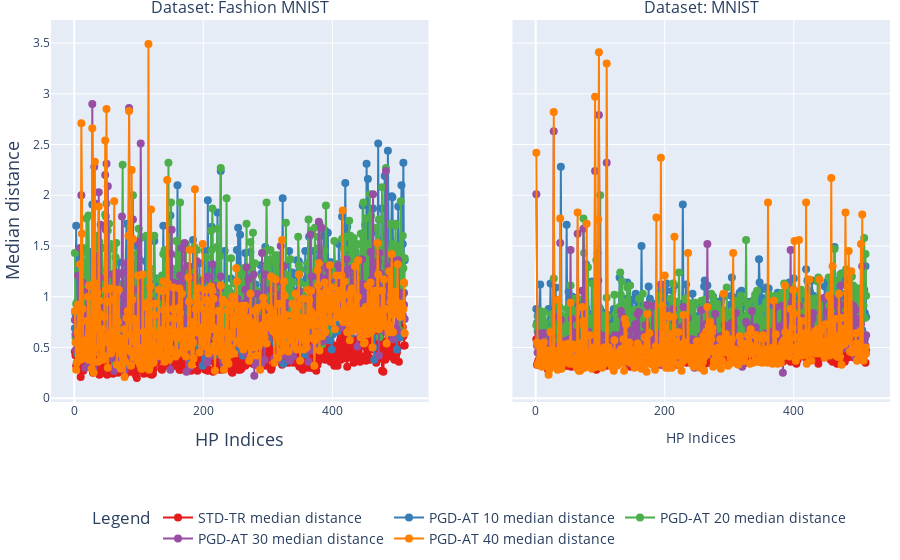

Here is the notebook cell this chart was saved with:
### Code cell
import pandas as pd
import plotly.graph_objects as go
from plotly.subplots import make_subplots
import plotly.express as px

# Step 1: Read the CSV file
file_path = 'tmp/Hyperplane_distances - Inc_robustness_DLGN_FC_128,4.csv'
df = pd.read_csv(file_path)

# Ensure numeric conversion of Y-columns
y_columns = ['STD-TR median distance', 'PGD-AT 10 median distance', 'PGD-AT 20 median distance', 'PGD-AT 30 median distance','PGD-AT 40 median distance']
df[y_columns] = df[y_columns].apply(pd.to_numeric)

# Get unique values from the 'Train Type' and 'Dataset' columns
unique_datasets = df['Dataset'].unique()

# Define a color map for the y_columns
colors = px.colors.qualitative.Set1  # Using a qualitative color scale
color_map = {y_col: colors[i % len(colors)] for i, y_col in enumerate(y_columns)}

# Step 3: Create subplots for each unique dataset
fig = make_subplots(rows=1, cols=len(unique_datasets), shared_yaxes=True,
                    subplot_titles=[f"Dataset: {cat}" for cat in unique_datasets])

# Step 4: Add each Y-column to the corresponding subplot for each unique dataset
for i, dataset in enumerate(unique_datasets):
    filtered_df = df[df['Dataset'] == dataset]  # Filter data for each dataset
    for y_col in y_columns:
        trace_name = f"{y_col}"
        fig.add_trace(go.Scatter(
            x=filtered_df['HP indices'],
            y=filtered_df[y_col],
            mode='lines+markers',  # Lines and markers
            name=trace_name,  # Name for the trace
            line=dict(color=color_map[y_col]),  # Set line dash style and color
            marker=dict(size=8),    # Set marker size
            showlegend=True if i == 0 else False  # Show legend only once
        ), row=1, col=i+1)  # Add trace to the corresponding subplot
    
    # Set x-axis and y-axis titles
    fig.update_xaxes(title_text="HP Indices", row=1, col=i+1)
    # fig.update_yaxes(title_text="Accuracies", row=1, col=i+1)

# Step 5: Customize layout
fig.update_layout(
    legend_title_text='Legend',
    xaxis_title="HP Indices",
    yaxis_title="Median distance",
    xaxis_title_font=dict(size=18),  # Set font size for the x-axis title
    yaxis_title_font=dict(size=18),
    legend=dict(
        orientation="h",  # Set legend orientation to horizontal
        yanchor="bottom",  # Anchor legend to the bottom
        y=-0.4,           # Set position below the plot area
        xanchor="center",  # Center the legend horizontally
        x=0.5,            # Position the legend in the center
        font=dict(size=14)
    ),
    margin=dict(t=20, b=5, l=20, r=10)
)

# Step 6: Show the plot
fig.show()

# Save the plot as a PDF file
fig.write_image("tmp/inc_robustness_median_distances_all.pdf", engine="kaleido",width=2500)

### Figure 1 — Plotly figure (JSON) as saved in the notebook; plotly's stock layout.template omitted (floating-point values rounded to 4 significant figures; data arrays with more than 128 entries replaced by an {"elided": "..."} marker saying what was removed)
{"data": [{"line": {"color": "rgb(228,26,28)"}, "marker": {"size": 8}, "mode": "lines+markers", "name": "STD-TR median distance", "showlegend": true, "type": "scatter", "x": {"elided": "512 int values"}, "xaxis": "x", "y": {"elided": "512 float values"}, "yaxis": "y"}, {"line": {"color": "rgb(55,126,184)"}, "marker": {"size": 8}, "mode": "lines+markers", "name": "PGD-AT 10 median distance", "showlegend": true, "type": "scatter", "x": {"elided": "512 int values"}, "xaxis": "x", "y": {"elided": "512 float values"}, "yaxis": "y"}, {"line": {"color": "rgb(77,175,74)"}, "marker": {"size": 8}, "mode": "lines+markers", "name": "PGD-AT 20 median distance", "showlegend": true, "type": "scatter", "x": {"elided": "512 int values"}, "xaxis": "x", "y": {"elided": "512 float values"}, "yaxis": "y"}, {"line": {"color": "rgb(152,78,163)"}, "marker": {"size": 8}, "mode": "lines+markers", "name": "PGD-AT 30 median distance", "showlegend": true, "type": "scatter", "x": {"elided": "512 int values"}, "xaxis": "x", "y": {"elided": "512 float values"}, "yaxis": "y"}, {"line": {"color": "rgb(255,127,0)"}, "marker": {"size": 8}, "mode": "lines+markers", "name": "PGD-AT 40 median distance", "showlegend": true, "type": "scatter", "x": {"elided": "512 int values"}, "xaxis": "x", "y": {"elided": "512 float values"}, "yaxis": "y"}, {"line": {"color": "rgb(228,26,28)"}, "marker": {"size": 8}, "mode": "lines+markers", "name": "STD-TR median distance", "showlegend": false, "type": "scatter", "x": {"elided": "512 int values"}, "xaxis": "x2", "y": {"elided": "512 float values"}, "yaxis": "y2"}, {"line": {"color": "rgb(55,126,184)"}, "marker": {"size": 8}, "mode": "lines+markers", "name": "PGD-AT 10 median distance", "showlegend": false, "type": "scatter", "x": {"elided": "512 int values"}, "xaxis": "x2", "y": {"elided": "512 float values"}, "yaxis": "y2"}, {"line": {"color": "rgb(77,175,74)"}, "marker": {"size": 8}, "mode": "lines+markers", "name": "PGD-AT 20 median distance", "showlegend": false, "type": "scatter", "x": {"elided": "512 int values"}, "xaxis": "x2", "y": {"elided": "512 float values"}, "yaxis": "y2"}, {"line": {"color": "rgb(152,78,163)"}, "marker": {"size": 8}, "mode": "lines+markers", "name": "PGD-AT 30 median distance", "showlegend": false, "type": "scatter", "x": {"elided": "512 int values"}, "xaxis": "x2", "y": {"elided": "512 float values"}, "yaxis": "y2"}, {"line": {"color": "rgb(255,127,0)"}, "marker": {"size": 8}, "mode": "lines+markers", "name": "PGD-AT 40 median distance", "showlegend": false, "type": "scatter", "x": {"elided": "512 int values"}, "xaxis": "x2", "y": {"elided": "512 float values"}, "yaxis": "y2"}], "layout": {"annotations": [{"font": {"size": 16}, "showarrow": false, "text": "Dataset: Fashion MNIST", "x": 0.225, "xanchor": "center", "xref": "paper", "y": 1, "yanchor": "bottom", "yref": "paper"}, {"font": {"size": 16}, "showarrow": false, "text": "Dataset: MNIST", "x": 0.775, "xanchor": "center", "xref": "paper", "y": 1, "yanchor": "bottom", "yref": "paper"}], "legend": {"font": {"size": 14}, "orientation": "h", "title": {"text": "Legend"}, "x": 0.5, "xanchor": "center", "y": -0.4, "yanchor": "bottom"}, "margin": {"b": 5, "l": 20, "r": 10, "t": 20}, "xaxis": {"anchor": "y", "domain": [0, 0.45], "title": {"font": {"size": 18}, "text": "HP Indices"}}, "xaxis2": {"anchor": "y2", "domain": [0.55, 1], "title": {"text": "HP Indices"}}, "yaxis": {"anchor": "x", "domain": [0, 1], "title": {"font": {"size": 18}, "text": "Median distance"}}, "yaxis2": {"anchor": "x2", "domain": [0, 1], "matches": "y", "showticklabels": false}}}
